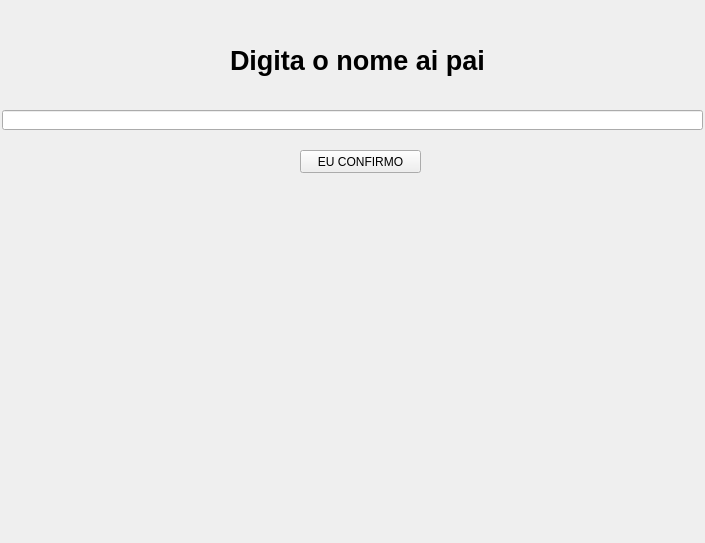
<?xml version="1.0" encoding="UTF-8"?>
<ui version="4.0">
 <class>MainWindow</class>
 <widget class="QMainWindow" name="MainWindow">
  <property name="geometry">
   <rect>
    <x>0</x>
    <y>0</y>
    <width>705</width>
    <height>543</height>
   </rect>
  </property>
  <property name="windowTitle">
   <string>MainWindow</string>
  </property>
  <widget class="QWidget" name="janelaFoda">
   <widget class="QLabel" name="label">
    <property name="geometry">
     <rect>
      <x>230</x>
      <y>30</y>
      <width>271</width>
      <height>61</height>
     </rect>
    </property>
    <property name="autoFillBackground">
     <bool>false</bool>
    </property>
    <property name="text">
     <string>&lt;html&gt;&lt;head/&gt;&lt;body&gt;&lt;p&gt;&lt;span style=&quot; font-size:20pt; font-weight:600;&quot;&gt;Digita o nome ai pai&lt;/span&gt;&lt;/p&gt;&lt;/body&gt;&lt;/html&gt;</string>
    </property>
   </widget>
   <widget class="QLineEdit" name="lineEdit">
    <property name="geometry">
     <rect>
      <x>2</x>
      <y>110</y>
      <width>701</width>
      <height>20</height>
     </rect>
    </property>
   </widget>
   <widget class="QPushButton" name="pushButton">
    <property name="geometry">
     <rect>
      <x>300</x>
      <y>150</y>
      <width>121</width>
      <height>23</height>
     </rect>
    </property>
    <property name="text">
     <string>EU CONFIRMO</string>
    </property>
   </widget>
   <widget class="QLabel" name="label_2">
    <property name="geometry">
     <rect>
      <x>290</x>
      <y>240</y>
      <width>141</width>
      <height>51</height>
     </rect>
    </property>
    <property name="text">
     <string/>
    </property>
   </widget>
  </widget>
 </widget>
 <resources/>
 <connections/>
</ui>
